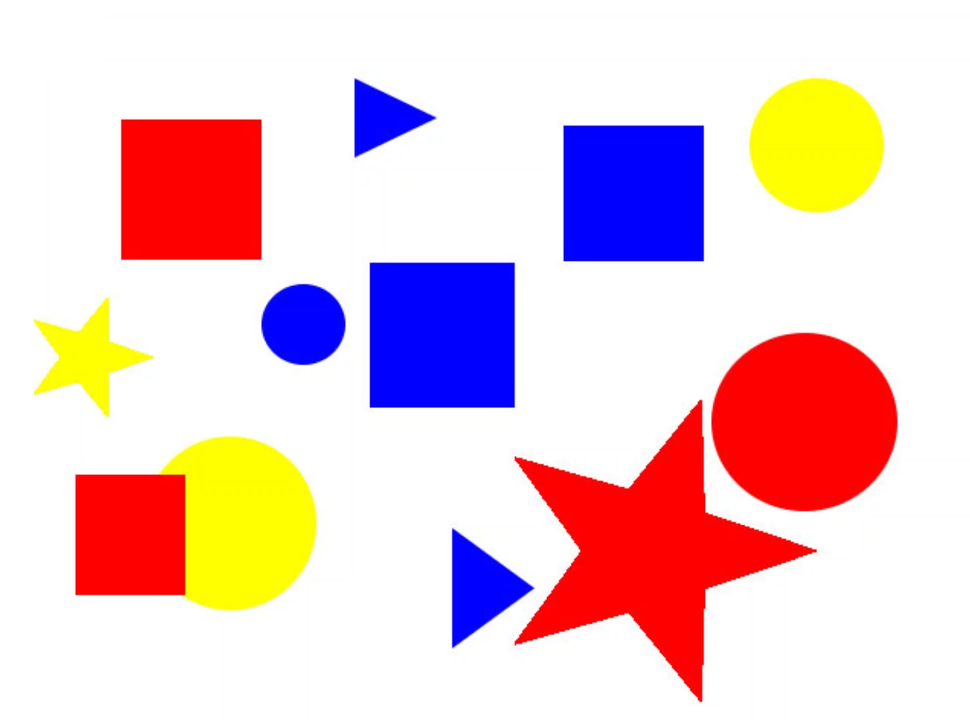
#> input picture practica2_encontrar_triangulo_marcarlo/img_b1.png, 970 x 727 px, shrunk from 1431 x 1073 before the run
$ python test_color_amarillo.py
#> lines starting #> are read from the running program, lines starting #| are printed output that depends on the picture; after the words box and inside, x2 and y2 are one past the last pixel; in counts of white or black regions, pixels touching at a corner belong together
import cv2
import numpy as np

#color verde
rangoMin = [20,100,20]
rangoMax = [32,255,255]


img = cv2.imread('img_b1.png',1)
#> img is the input picture: shape (727, 970, 3); mean B, G, R 207.6, 202.4, 235.2

#convertimos la imagen de entarda a hsv
hsv = cv2.cvtColor(img,cv2.COLOR_BGR2HSV)
#> hsv: shape (727, 970, 3); mean H, S, V 21, 66.7, 254.5
cv2.imshow("hsv",hsv)

#creamos mascaras para los rangos de colores
mascara = cv2.inRange(hsv,np.array(rangoMin),np.array(rangoMax))
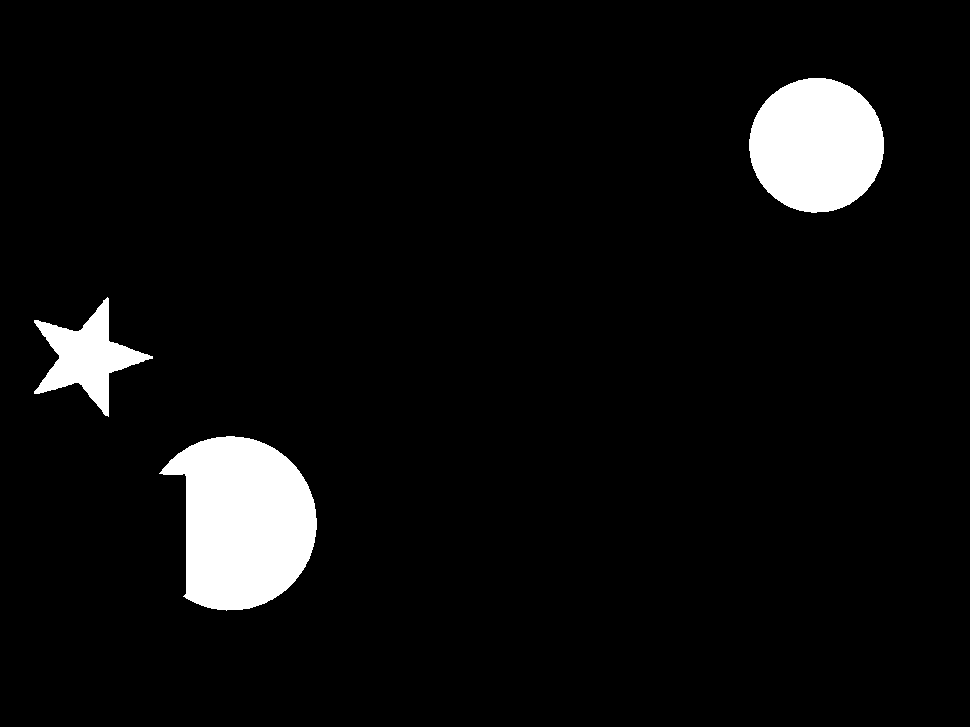
#> mascara: shape (727, 970); 5.6% white; 3 white regions, box (x1, y1, x2, y2) and area: (159, 436, 317, 611) 19616, (749, 78, 884, 213) 14271, (34, 297, 153, 417) 5365
cv2.imshow("mascara",mascara)

#aplicamos el suavizado Gaussiano para eliminar el ruido sobre las mascaras
gauss = cv2.GaussianBlur(mascara,(11,11),0)#11, 11, 15
cv2.imshow("gaus",gauss)

#ecualizar una imagen
#--------------------------------------------
imgE = cv2.equalizeHist(gauss)
cv2.imshow("imgE - equalizado",imgE)
#--------------------------------------------

#Calcular el detector de bordes Canny con OpenCV
canny = cv2.Canny(imgE,50,360) #50-350, 50-370, 50-355
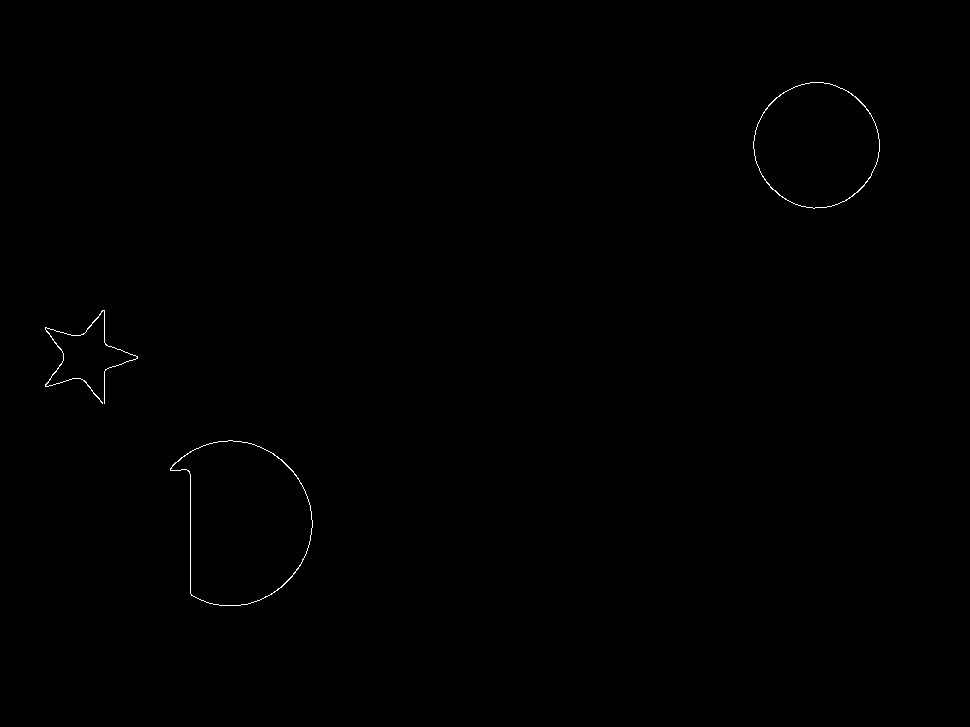
#> canny: shape (727, 970); 0.19% white in thin lines or dots, all inside (x1, y1, x2, y2) = (45, 82, 880, 606)
cv2.imshow("canny",canny)

contornos,hier = cv2.findContours(canny.copy(),cv2.RETR_EXTERNAL,cv2.CHAIN_APPROX_SIMPLE)
#> contornos = 3 contours; box (x1, y1, x2, y2) and area: (170, 440, 313, 606) 16997, (753, 82, 880, 209) 12216, (45, 310, 138, 404) 54
print(len(contornos))
#| 3

areas = [cv2.contourArea(c) for c in contornos]
#> areas = [16997, 54.5, 12216]

i=0
for extension in areas:
    print("ex ", extension)
    if extension > 80:
        actual = contornos[i]
        approx = cv2.approxPolyDP(actual,0.05*cv2.arcLength(actual,True),True)
        #if len(approx)>=3:
        cv2.drawContours(img,[actual],0,(0,0,0),2)
        cv2.drawContours(mascara,[actual],0,(0,0,0),2)
        i+=1
#> this loop made 3 passes
#> (extension, i) on passes 1, 3: (16997, 1), (12216, 2)
#> extension on pass 2: 54.5
#| ex  16997.0
#| ex  54.5
#| ex  12216.0
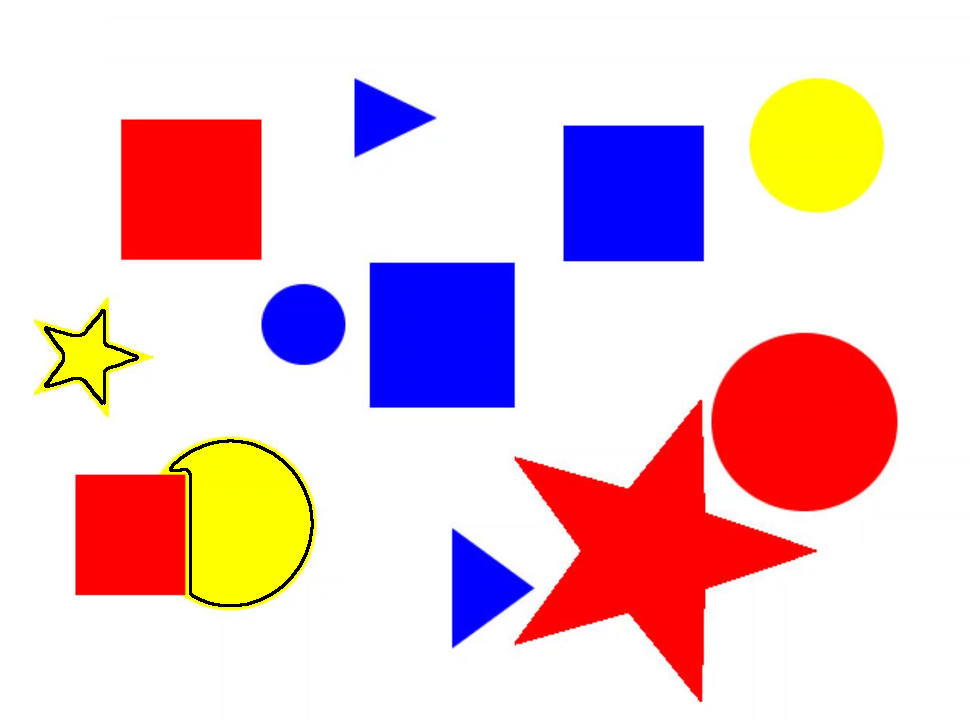
#> img: shape (727, 970, 3); 0.42% of pixels changed, all inside (x1, y1, x2, y2) = (44, 309, 314, 607)
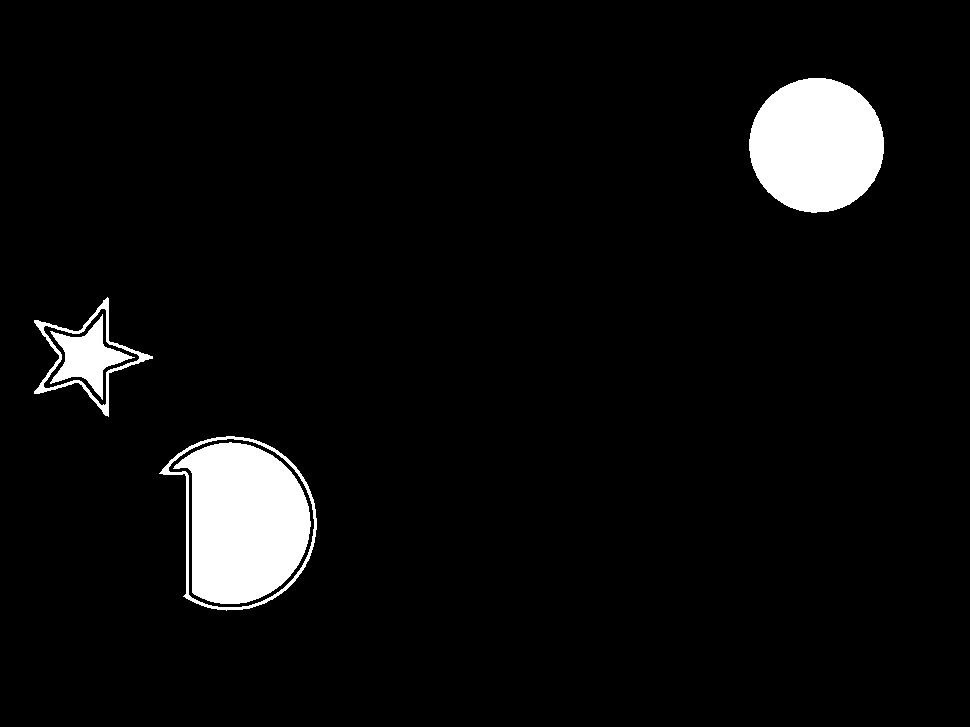
#> mascara: shape (727, 970); 5.1% white; 5 white regions, box (x1, y1, x2, y2) and area: (173, 442, 311, 604) 16153, (749, 78, 884, 213) 14271, (50, 314, 135, 400) 2633, (159, 436, 317, 611) 1759, (34, 297, 153, 417) 1500
#> after the loop, i = 2

cv2.imshow('ImagenOriginal',img)
cv2.waitKey(0)
cv2.destroyAllWindows()
